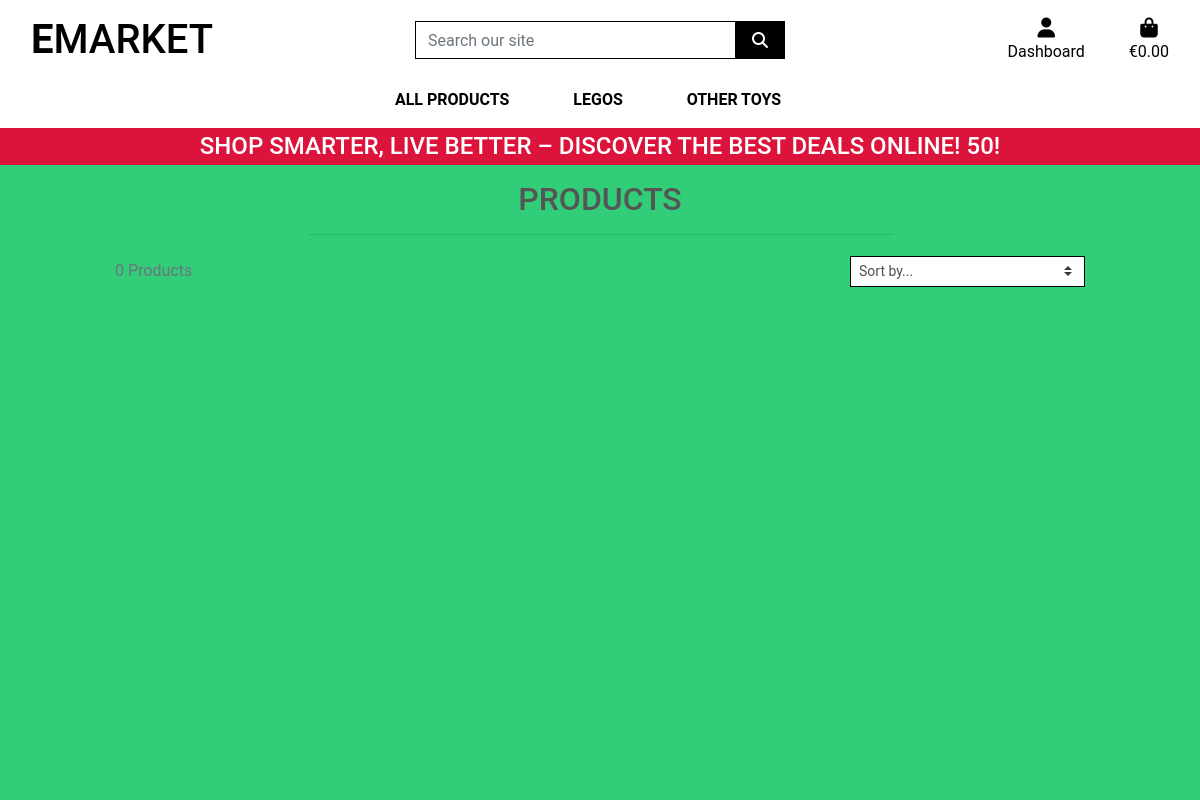
/products/?category=all_toys, run on an earlier commit of the app's database.
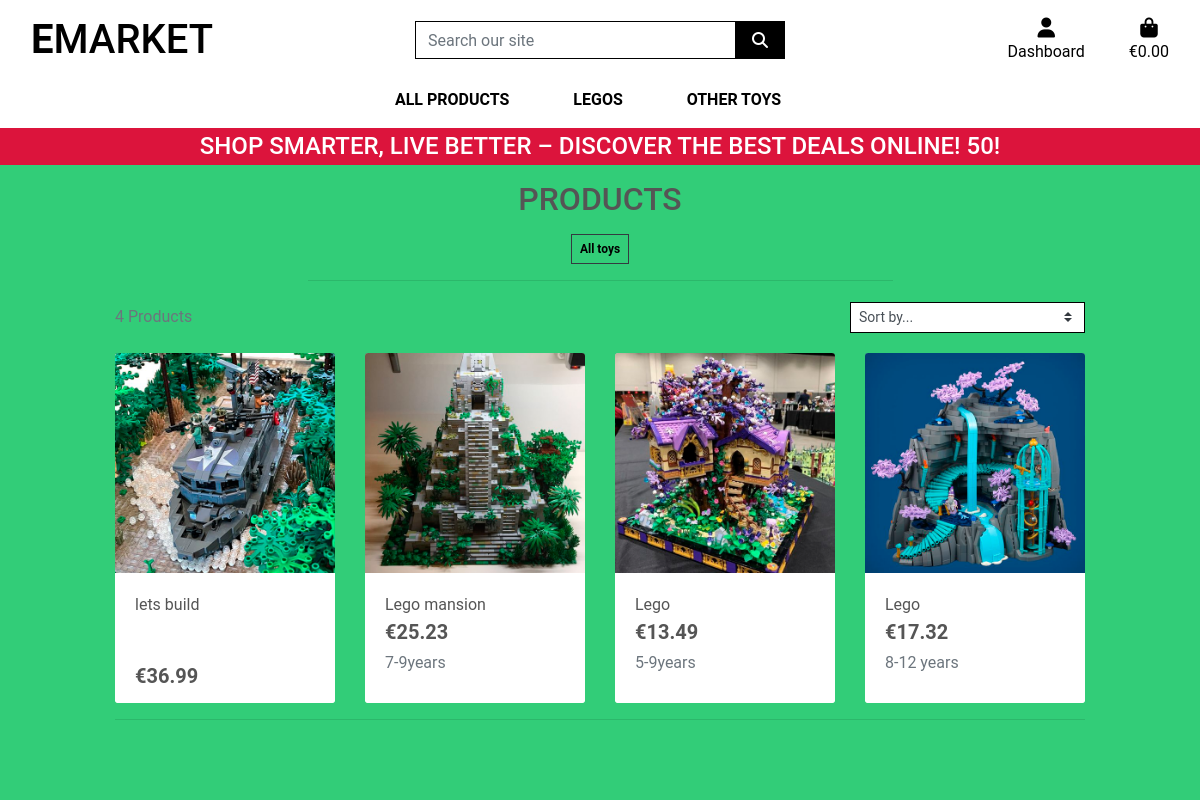
And on a later commit of the database.
### products/models.py (models this page shows, shortened)
class Category(models.Model):
    class Meta:
        verbose_name_plural = 'Categories'
    name = models.CharField(max_length=254)
    friendly_name = models.CharField(max_length=254, null=True, blank=True)

class Product(models.Model):
    category = models.ForeignKey('Category', null=True, blank=True, on_delete=models.SET_NULL)
    name = models.CharField(max_length=254)
    description = models.TextField()
    price = models.DecimalField(max_digits=6, decimal_places=2)
    age = models.CharField(max_length=50, null=True, blank=True)
    image = models.ImageField(null=True, blank=True)

### products/views.py (the view, shortened to what this page needs)
# urls.py: path('', views.all_products, name='products'),
def all_products(request):
    products = Product.objects.all()
    query = None
    categories = None
    sort = None
    direction = None
    if request.GET:
        if 'category' in request.GET:
            categories = request.GET['category'].split(',')
            products = products.filter(category__name__in=categories)
            categories = Category.objects.filter(name__in=categories)
    if request.GET:
        if 'q' in request.GET:
            query = request.GET['q']
            if not query:
                messages.error(request, "You didn't enter any search criteria!")
                return redirect(reverse('products'))
            queries = Q(name__icontains=query) | Q(description__icontains=query)
            products = products.filter(queries)
    current_sorting = f'{sort}_{direction}'
    context = {
        'products': products,
        'search_term': query,
        'current_categories': categories,
        'current_sorting': current_sorting,
    }
    return render(request, 'products/products.html', context)

### bag/contexts.py (called while the page is built, shortened)
def bag_contents(request):
    bag_items = []
    total = 0
    product_count = 0
    bag = request.session.get('bag', {})
    if total < settings.FREE_DELIVERY_THRESHOLD:
        delivery = total * Decimal(settings.STANDARD_DELIVERY_PERCENTAGE / 100)
        free_delivery_delta = settings.FREE_DELIVERY_THRESHOLD - total
    else:
        delivery = 0
        free_delivery_delta = 0
    grand_total = delivery + total
    context = {
        'bag_items': bag_items,
        'total': total,
        'product_count': product_count,
        'delivery': delivery,
        'free_delivery_delta': free_delivery_delta,
        'free_delivery_threshold': settings.FREE_DELIVERY_THRESHOLD,
        'grand_total': grand_total,
    }
    return context

### products/templates/products/products.html (shortened to what this page needs)
{% extends "base.html" %}
{% load static %}
{% block page_header %}
    <div class="container header-container">
    </div>
{% endblock %}
{% block content %}
    <div class="overlay"></div>
    <div class="container-fluid">
        <div class="row">
            <div class="col text-center mt-3">
                <h2 class="logo-font">Products</h2>
                {% for c in current_categories %}
                    <a class="category-badge text-decoration-none" href="{% url 'products' %}?category={{ c.name }}">
                        <span class="p-2 mt-2 badge badge-white text-black rounded-0 border border-dark">{{ c.friendly_name }}</span>
                    </a>
                {% endfor %}
                <hr class="w-50 mb-1">
            </div>
        </div>
        <div class="row">
            <div class="product-container col-10 offset-1">
                <div class="row mt-1 mb-2">
                    <div class="col-12 col-md-6 my-auto order-md-last d-flex justify-content-center justify-content-md-end">
                        <div class="sort-select-wrapper w-50">
                            <select id="sort-selector" class="custom-select custom-select-sm rounded-0 border border-{% if current_sorting != 'None_None' %}info{% else %}black{% endif %}">
                                <option value="reset" {% if current_sorting == 'None_None' %}selected{% endif %}>Sort by...</option>
                            </select>
                        </div>
                    </div>
                    <div class="col-12 col-md-6 order-md-first">
                        <p class="text-muted mt-3 text-center text-md-left">
                            {{ products|length }} Products{% if search_term %} found for <strong>"{{ search_term }}"</strong>{% endif %}
                        </p>
                    </div>
                </div>
                <div class="row">
                    {% for product in products %}
                        <div class="col-sm-6 col-md-6 col-lg-4 col-xl-3">
                            <div class="card h-100 border-0">
                                {% if product.image %}
                                <a href="{% url 'product_detail' product.id %}">
                                    <img class="card-img-top img-fluid" src="{{ product.image.url }}" alt="{{ product.name }}">
                                </a>
                                {% else %}
                                <a href="{% url 'product_detail' product.id %}">
                                    <img class="card-img-top img-fluid" src="{{ MEDIA_URL }}noimage.png" alt="{{ product.name }}">
                                </a>
                                {% endif %}
                                <div class="card-body pb-0">
                                    <p class="mb-0">{{ product.name }}</p>
                                </div>
                                <div class="card-footer bg-white pt-0 border-0 text-left">
                                    <div class="row">
                                        <div class="col">
                                            <p class="lead mb-0 text-left font-weight-bold">€{{ product.price }}</p>
                                            {% if product.age %}
                                            <p class="text-muted mt-1"> {{ product.age }}</p>
                                        {% endif %}
                                        </div>
                                    </div>
                                </div>
                            </div>
                        </div>
                        {% if forloop.counter|divisibleby:4 %}
                            <div class="col-12 d-none d-xl-block mb-5">
                                <hr>
                            </div>
                        {% endif %}
                    {% endfor %}
                </div>
            </div>
        </div>
    </div>
{% endblock %}

### templates/base.html (shortened to what this page needs)
{% load static %}
<!doctype html>
<html lang="en">
  <head>
    {% block corecss %}
        <link rel="stylesheet" href="https://stackpath.bootstrapcdn.com/bootstrap/4.4.1/css/bootstrap.min.css">
        <link rel="stylesheet" href="{% static 'css/base.css' %}">
    {% endblock %}
  </head>
  <body>
    <header class="container-fluid fixed-top">
        <div id="topnav" class="row bg-white pt-lg-2 d-none d-lg-flex">
            <div class="col-12 col-lg-4 my-auto py-1 py-lg-0 text-center text-lg-left">
                <a href="{% url 'homepage' %}" class="nav-link main-logo-link">
                    <h1 class="logo-font text-black my-0"><strong>E</strong>Market</h1>
                </a>
            </div>
            <div class="col-12 col-lg-4 my-auto py-1 py-lg-0">
                <form method="GET" action="{% url 'products'%}">
                    <div class="input-group w-100">
                        <input class="form-control border border-black rounded-0" type="text" name="q" placeholder="Search our site">
                        <div class="input-group-append">
                            <button class="form-control btn btn-black border border-black rounded-0" type="submit">
                                <span class="icon">
                                    <i class="fas fa-search"></i>
                                </span>
                            </button>
                        </div>
                    </div>
                </form>
            </div>
            <div class="col-12 col-lg-4 my-auto py-1 py-lg-0">
                <ul class="list-inline list-unstyled text-center text-lg-right my-0">
                    <li class="list-inline-item dropdown">
                        <a class="text-black nav-link" href="#" id="user-options" data-toggle="dropdown" aria-haspopup="true" aria-expanded="false">
                            <div class="text-center">
                                <div><i class="fas fa-user fa-lg"></i></div>
                                <p class="my-0">Dashboard</p>
                            </div>
                        </a>
                    </li>
                    <li class="list-inline-item">
                        <a class="{% if grand_total %}text-info font-weight-bold{% else %}text-black{% endif %} nav-link" href="{% url 'view_bag' %}">
                            <div class="text-center">
                                <div><i class="fas fa-shopping-bag fa-lg"></i></div>
                                <p class="my-0">
                                    {% if grand_total %}
                                        €{{ grand_total|floatformat:2 }}
                                    {% else %}
                                        €0.00
                                    {% endif %}
                                </p>
                            </div>
                        </a>
                    </li>
                </ul>
            </div>
        </div>
        <div class="row bg-white">
            <nav class="navbar navbar-expand-lg navbar-light w-100">
                {% include 'includes/main-nav.html' %}
            </nav>
        </div>
        <div id="delivery-banner" class="row text-center">
            <div class="col bg-black text-white">
                <h4 class="logo-font my-1">Shop Smarter, Live Better – Discover the Best Deals Online! {{ free_delivery_threshold }}!</h4>
            </div>
        </div>
    </header>
    {% block page_header %}
    {% endblock %}
    {% block content %}
    {% endblock %}
  </body>
</html>

### templates/includes/main-nav.html (shortened to what this page needs)
<div class="collapse navbar-collapse" id="main-nav">
    <ul class="navbar-nav w-auto mx-auto">
        <li class="nav-item dropdown">
            <a class="logo-font font-weight-bold nav-link text-black mr-5" href="#" id="all-products-link" data-toggle="dropdown" aria-haspopup="true" aria-expanded="false">
                All Products
            </a>
        </li>
        <li class="nav-item dropdown">
            <a class="logo-font font-weight-bold nav-link text-black mr-5" href="#" id="clothing-link" data-toggle="dropdown" aria-haspopup="true" aria-expanded="false">
                Legos
            </a>
        </li>
        <li class="nav-item dropdown">
            <a class="logo-font font-weight-bold nav-link text-black mr-5" href="#" id="homeware-link" data-toggle="dropdown" aria-haspopup="true" aria-expanded="false">
                Other toys
            </a>
        </li>
    </ul>
</div>

### static/css/base.css (style rules this page uses)
html { height: 100%; }
body { background: url('/media/duplo-1981724.jpg') no-repeat center center fixed; background-size: cover; height: calc(100vh - 164px); color: #555; font-family: 'Roboto'; }
.icon { align-items: center; display: inline-flex; justify-content: center; height: 1.5rem; width: 1.5rem; }
.logo-font { text-transform: uppercase; }
.main-logo-link { width: fit-content; }
.btn-black { background: black; color: white; }
.text-black { color: #000 !important; }
.border-black { border: 1px solid black !important; }
.bg-black { background: crimson !important; }
.overlay { height: 100%; width: 100%; top: 0; left: 0; position: fixed; background: rgb(50, 205, 120); z-index: -1; }
@media (min-width: 1200px) { .container { max-width: 80%; } }
@media (min-width: 992px) { .header-container { padding-top: 164px; } }

What changed in the data, as far as the page shows it:
now on this page (row edited): Category: friendly_name "All toys"
now on this page (row unchanged): Product: image (picture), name "lets build", price "36.99"
now on this page (row unchanged): Product: image (picture), name "Lego mansion", price "25.23", age "7-9years"
now on this page (row unchanged): Product: image (picture), name "Lego", price "13.49", age "5-9years"
now on this page (row edited): Product: image (picture), name "Lego", price "17.32", age "8-12 years"
Also different on the page:
{{ products|length }}: "0" → "4"
